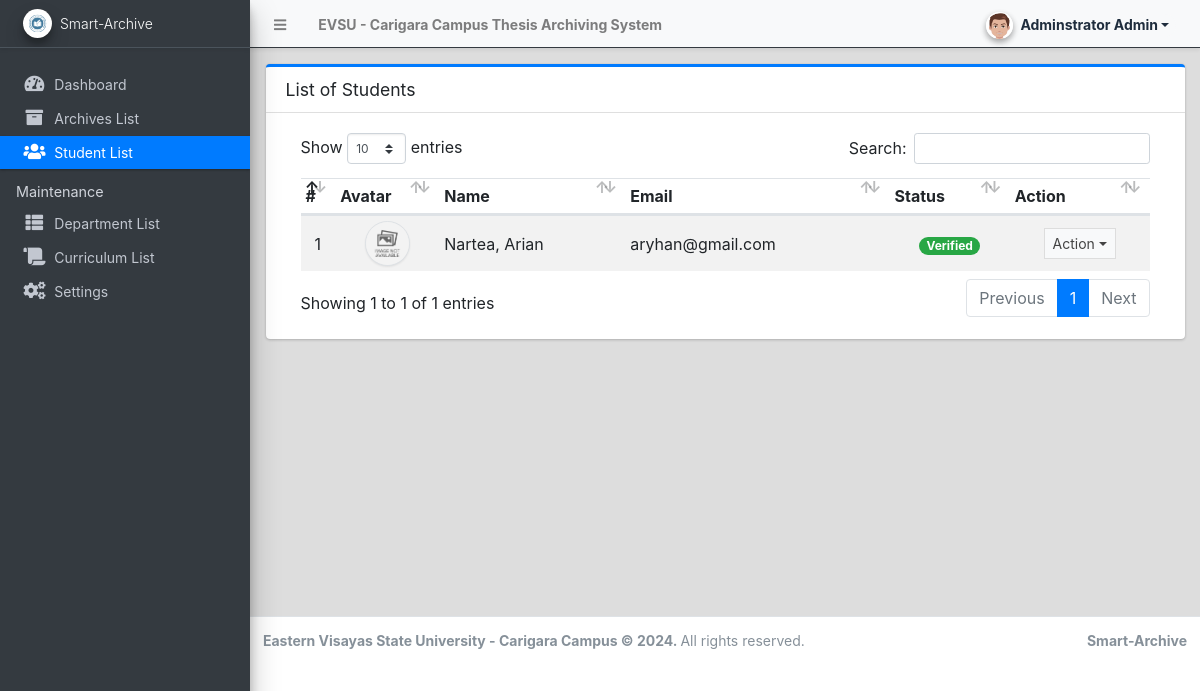
Page /admin/?page=students (signed in) on the committed database.
### tables this page shows
CREATE TABLE `student_list` (
  `id` int(30) NOT NULL,
  `firstname` text NOT NULL,
  `middlename` text NOT NULL,
  `lastname` text NOT NULL,
  `department_id` int(30) NOT NULL,
  `curriculum_id` int(30) NOT NULL,
  `email` text NOT NULL,
  `password` text NOT NULL,
  `gender` varchar(50) NOT NULL,
  `status` tinyint(4) NOT NULL DEFAULT 0,
  `avatar` text NOT NULL,
  `date_created` datetime NOT NULL DEFAULT current_timestamp(),
  `date_updated` datetime DEFAULT NULL ON UPDATE current_timestamp()
);

### config.php (called while the page is built, shortened)
<?php
function validate_image($file){
	if(!empty($file)){
        $ex = explode('?',$file);
        $file = $ex[0];
        $param =  isset($ex[1]) ? '?'.$ex[1]  : '';
		if(is_file(base_app.$file)){
			return base_url.$file.$param;
		}else{
			return base_url.'dist/img/no-image-available.png';
		}
	}else{
		return base_url.'dist/img/no-image-available.png';
	}
}
?>

### admin/students/index.php (the view, shortened to what this page needs)
<div class="card card-outline card-primary">
	<div class="card-header">
		<h3 class="card-title">List of Students</h3>
	</div>
	<div class="card-body">
		<div class="container-fluid">
        <div class="container-fluid">
			<table class="table table-hover table-striped">
				<!-- <colgroup>
					<col width="5%">
					<col width="10%">
					<col width="20%">
					<col width="20%">
					<col width="15%">
					<col width="15%">
					<col width="10%">
				</colgroup> -->
				<thead>
					<tr>
						<th>#</th>
						<th>Avatar</th>
						<th>Name</th>
						<th>Email</th>
						<th>Status</th>
						<th>Action</th>
					</tr>
				</thead>
				<tbody>
					<?php
						$i = 1;
						$qry = $conn->query("SELECT *,concat(lastname,', ',firstname,' ', middlename) as name from `student_list`  order by concat(lastname,', ',firstname,' ', middlename) asc ");
						while($row = $qry->fetch_assoc()):
					?>
						<tr>
							<td class="text-center"><?php echo $i++; ?></td>
							<td class="text-center"><img src="<?php echo validate_image($row['avatar']) ?>" class="img-avatar img-thumbnail p-0 border-2" alt="user_avatar"></td>
							<td><?php echo ucwords($row['name']) ?></td>
							<td ><p class="m-0 truncate-1"><?php echo $row['email'] ?></p></td>
							<td class="text-center">
								<?php if($row['status'] == 1): ?>
									<span class="badge badge-pill badge-success">Verified</span>
								<?php else: ?>
								<span class="badge badge-pill badge-primary">Not Verified</span>
								<?php endif; ?>
							</td>
							<td align="center">
								 <button type="button" class="btn btn-flat btn-default btn-sm dropdown-toggle dropdown-icon" data-toggle="dropdown">
				                  		Action
				                  </button>
							</td>
						</tr>
					<?php endwhile; ?>
				</tbody>
			</table>
		</div>
		</div>
	</div>
</div>

### admin/students/index.php (style rules this page uses)
.img-avatar { width:45px; height:45px; object-fit:cover; object-position:center center; border-radius:100%; }

### rows in the picture
student_list: name "Nartea, Arian", email "aryhan@gmail.com", status "Verified"

### other values in the picture
$_settings->info('name') "EVSU - Carigara Campus Thesis Archiving System"
$_settings->userdata('firstname').' '.$_settings->userdata('lastname') "Adminstrator Admin"
$_settings->info('short_name') "Smart-Archive"
